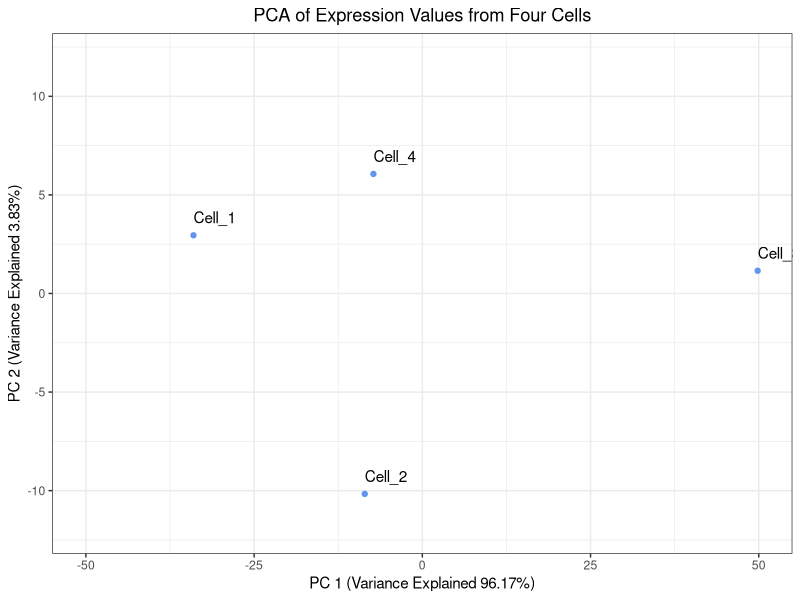

This chart was generated by the following R code:
## ---- chunk 1
#| label: load_data_R
#| echo: false
# Items to pre-load
library(tidyverse)

# Create a vector for Cell IDs
cells <- c("Cell_1", "Cell_2", "Cell_3", "Cell_4")
# Create a vector to hold expression values for Gene A across all of the cells
Gene_A <- c(0, 12, 65, 23)
# Create a vector to hold expression values for Gene B across all of the cells
Gene_B <- c(4, 30, 57, 18)

# Create a tibble to hold the cell names and expression values
expression_tibble <- tibble(cells, Gene_A, Gene_B)

# Determine the center of the data by:
# Finding the average expression of gene A
Gene_A_mean <- mean(expression_tibble$Gene_A)
# Finding the average expression of gene B
Gene_B_mean <- mean(expression_tibble$Gene_B)

# Create a vector to hold the center of the data
center_of_data <- c(Gene_A_mean, Gene_B_mean)
# Assign names to the components of the vector
names(center_of_data) <- c("Gene_A", "Gene_B")

# Shift the data points so that they data is centered on the origin
recentered_expression_tibble <- expression_tibble %>%
  mutate(
    Gene_A = Gene_A - Gene_A_mean,
    Gene_B = Gene_B - Gene_B_mean
  )

# Move the cell IDs to the rownames and convert the tibble to a matrix
recentered_expression_matrix <- recentered_expression_tibble %>% 
  column_to_rownames("cells") %>% 
  as.matrix()

# Create a covariance matrix
cov_matrix <- cov(recentered_expression_matrix)

# Find the eigenvalues and eigenvectors of the covariance matrix
eig <- eigen(cov_matrix)

# Transform the data into PC space by multiply the re-centered expression matrix by the eigenvectors
pc_scores <- recentered_expression_matrix %*% eig$vectors
# Name the columns in pc_scores object
colnames(pc_scores) <- c("PC_1", "PC_2")

# Calculate the percent of variance explained by each PC using the eigenvalues
pct_var_explained <- (eig$values / sum(eig$values)) * 100
# Name the elements of the pct_var_explained by their PC
names(pct_var_explained) <- c("PC_1", "PC_2")

# Create a tibble to hold the PC scores we found and also make the Cell IDs into a column
pc_scores_tibble <- pc_scores %>% 
  as.data.frame() %>% 
  rownames_to_column("cells") %>% 
  as_tibble()

# Run prcomp() on the expression tibble after moving the Cell IDs to be rownames
prcomp_PCA <- expression_tibble %>% 
  column_to_rownames("cells") %>% 
  prcomp()

# Print the eigenvalues found by prcomp() by squaring prcomp_PCA$sdev
prcomp_eigenvalues <- prcomp_PCA$sdev ** 2
# Name the elements of the prcomp_eigenvalues by their PC
names(prcomp_eigenvalues) <- c("PC_1", "PC_2")
## ---- chunk 2
#| label: covariance_check_1_R
# Estimate the variance for Gene A
var(recentered_expression_matrix[, "Gene_A"])
## ---- chunk 3
#| label: covariance_check_2_R
# Estimate the covariance for Gene A and Gene A
cov(recentered_expression_matrix[, "Gene_A"], recentered_expression_matrix[, "Gene_A"])
## ---- chunk 4
#| label: covariance_matrix_check_R
# Extract the covariance estimate of Gene A and Gene A from the covariance matrix
cov_matrix["Gene_A", "Gene_A"]
## ---- chunk 5
#| label:  covariance_check_3_R
# Estimate the covariance of Gene B and Gene A
cov(recentered_expression_tibble[, "Gene_B"], recentered_expression_tibble[, "Gene_A"])
## ---- chunk 6
#| label: pct_explained_R
# Print the percent variance explained
pct_var_explained
## ---- chunk 7
#| label: plotting_PCA_prcomp_R
# Create a tibble to hold the PC scores prcomp() found and also make the Cell IDs into a column
prcomp_pc_scores_tibble <- prcomp_PCA$x %>% 
  as.data.frame() %>% 
  rownames_to_column("cells") %>% 
  as_tibble()

# Plot the PC scores found by prcomp()
ggplot(prcomp_pc_scores_tibble, aes(x = PC1, y = PC2, label = cells)) +
  geom_point( color = "cornflowerblue") +
  geom_text(hjust = 0, vjust = -1) +
  theme_bw() +
  xlim(-50, 50) +
  ylim(-12, 12) +
  xlab(paste0("PC 1 (Variance Explained ", round(prcomp_eigenvalues["PC_1"]/sum(prcomp_eigenvalues) * 100, digits = 2),"%)")) +
  ylab(paste0("PC 2 (Variance Explained ", round(prcomp_eigenvalues["PC_2"]/sum(prcomp_eigenvalues) * 100, digits = 2),"%)")) +
  ggtitle("PCA of Expression Values from Four Cells") +
  theme(plot.title = element_text(hjust = 0.5))
